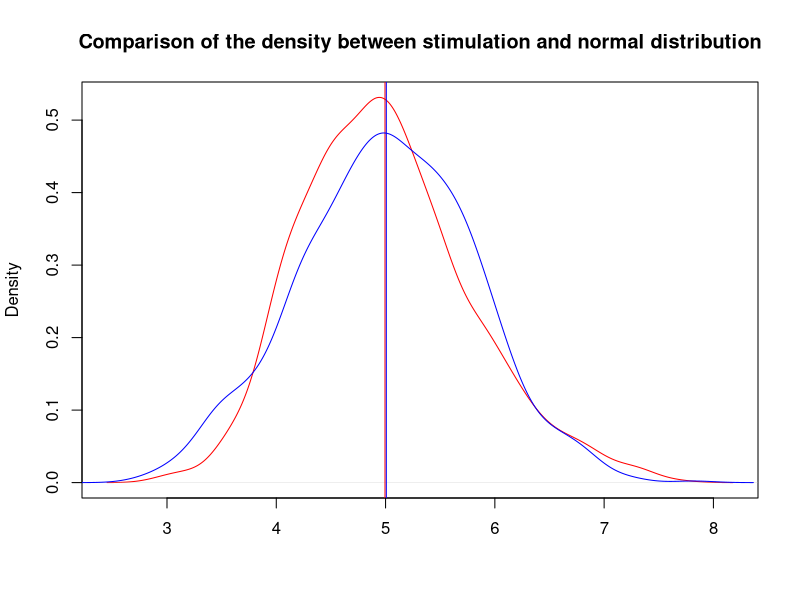

Here is the R script that generated this plot:
## ---- chunk 1
set.seed(6666)
exp0 <- rexp(10000,rate=0.2)
mexp <- numeric(1000)
for(i in 1:1000){
  mexp[i] <- mean(sample(exp0,40,replace=TRUE))
}
## ---- chunk 2
print(mean(mexp))
## ---- chunk 3
print(var(mexp),digits=4)
## ---- chunk 4
d <- (density(mexp))
set.seed(8888)
sd_z <- (1/0.2)/(40^0.5)
z <- rnorm(1000,mean=5,sd=sd_z)
dz <- density(z)

par(new=FALSE)
plot(d,col="red",main="Comparison of the density between stimulation and normal distribution",xlab="")
abline(v=mean(mexp),col="red")
lines(dz,col="blue")
abline(v=mean(z),col="blue")
dev.copy(png,"distribution.png")
